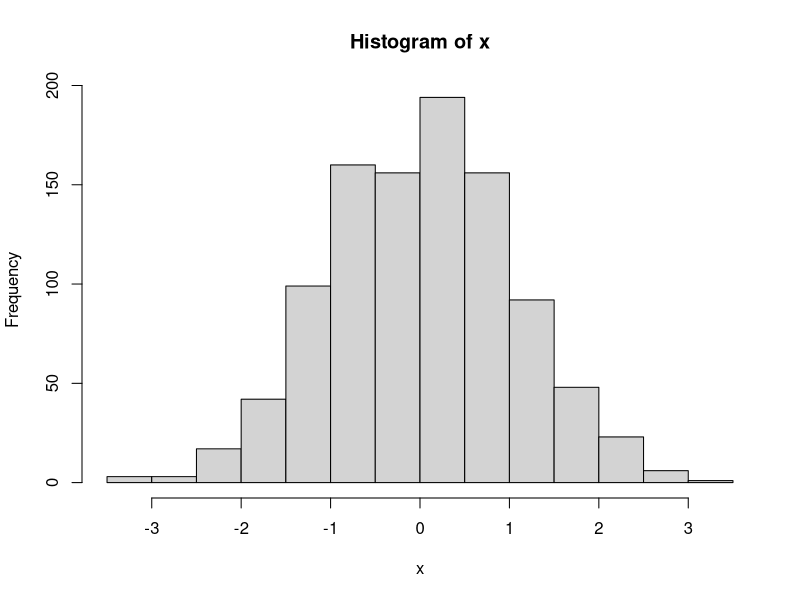
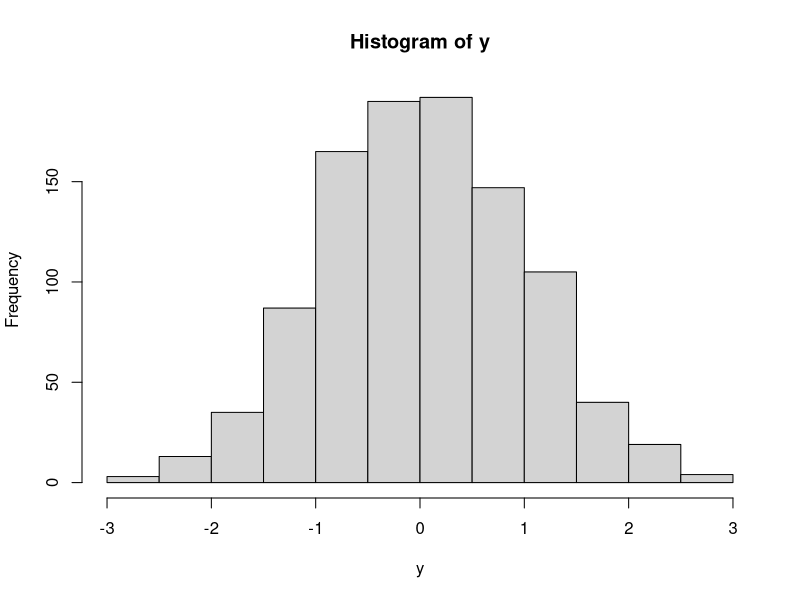
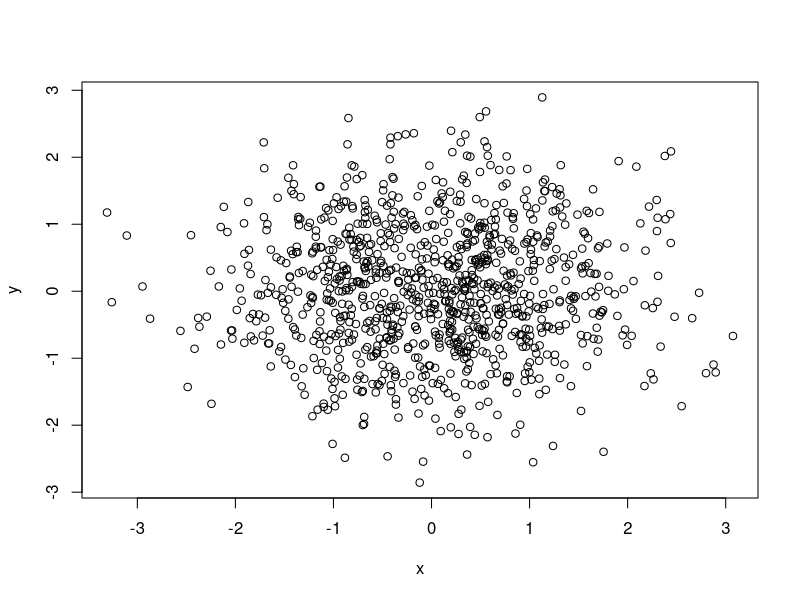
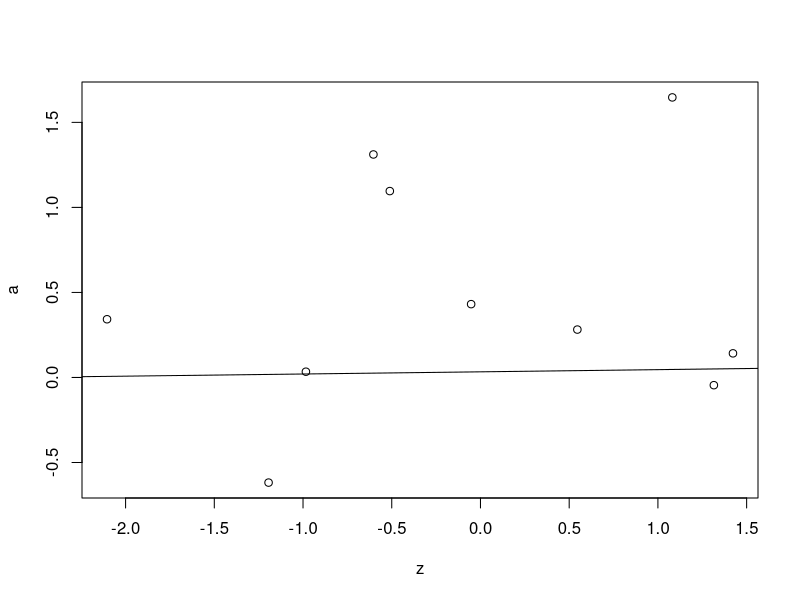
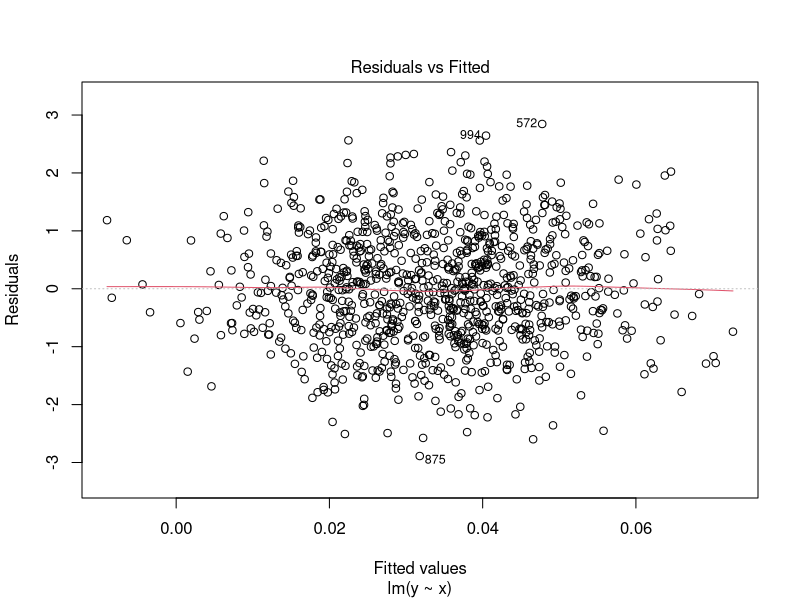
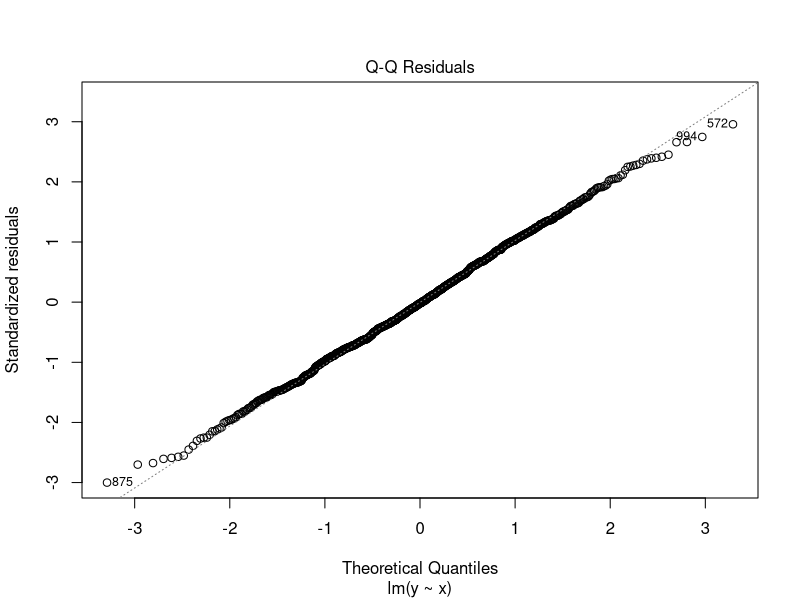
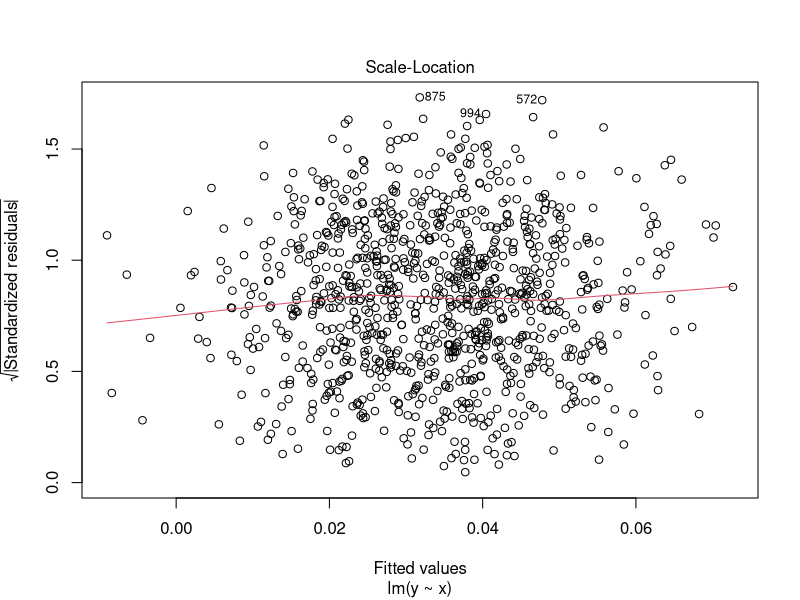
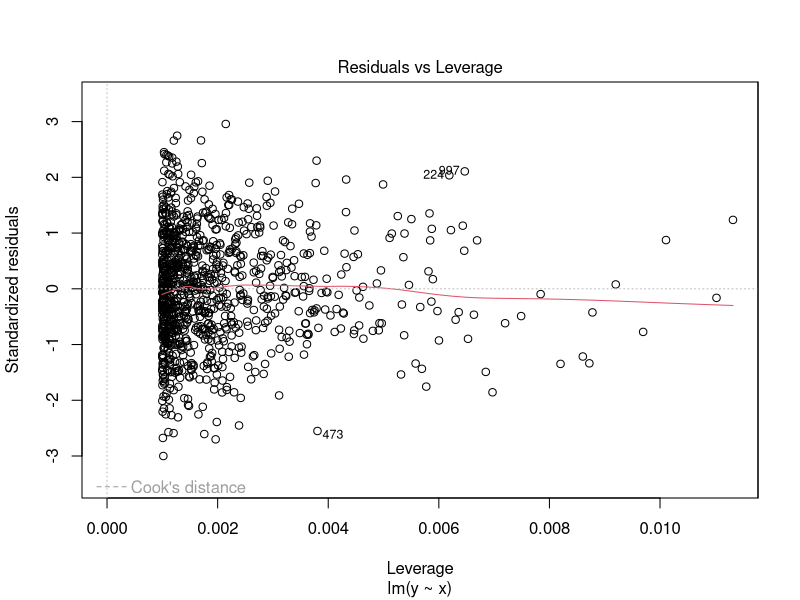

These figures' R source, in order: (Note: this script raises an error after producing the figures.)
#######SCRIPT 2 FOR SOFTWARE TOOLS----

#Introduction to RStudio and R Data Structures (Part 2)

#Purpose: This script is designed to help us walk through the basics of using RStudio. RStudio is a friendly yet powerful software for conducting analyses in R and also has tools to facilitate software development. We will also go over 4 fundamental data object classes in R. Understanding data structures is essential for being able to use R. Many functions only operate on selected types of data, and understanding the structure of data will help us to avoid errors.

#Tip: If you've not done so already, please be sure first to review the uploaded script and example answers to the coding challenges for script #1, posted under class 1 on CourseLink.

#Tip: Please let me know in class if you have trouble seeing due to font size, and I will adjust.

#Tip: For beginning programmers, please don't worry if you find coding challenge #4 too difficult to solve immediately. We will get to many of those functions and options over time. Many of our example scripts will include a more advanced challenge as our class consists of learners who are coming in with various levels of experience. 

#Today, we will start using RStudio, which is an IDE (Integrated Development Environment) for R. I've posted the RStudio "cheat sheet" to CourseLink so that you may explore other features. However, we can productively get started by using a few key features of the software.

#For your reference again, here is the link to the formal language definition:
#https://cran.r-project.org/doc/manuals/R-lang.html
#Definitions provided in this script are from this resource.

###Part 1 - Introduction to Working in RStudio----

#Set RStudio to wrap commenting. Tools -> Global Options -> Code -> Soft-wrap R source files. This will mean you will be able to read the comments, without them running off the right side of the script display window.

#Also, notice that you can click on the arrows on the left that are beside the section headers. You can collapse and expand each section of the script, making it easier to navigate and to focus on one section at a time. You can use this formatting in your own scripts too. You need to add four or more dashes at the end of line to designate it as a header.

#While getting used to RStudio, we are going to work with some simple functions and commands and build upon class 1.
#4 panes or windows: script editor, console, environment, display window (e.g. for plots and documentation)
#In the script editor, use # to indicate comments
#We type our script in the script editor and send it to the console using Ctrl-Enter. I suggest to get used to using common keyboard shortcuts. You can put your cursor anywhere on a line and send it to the console. You can also highlight multiple lines and run or even select all (using control-A) and run the entire script. Lines of commenting will be skipped over.

#Let's try running a few lines of code similar to the class 1 script. What are we doing here? Predict what this line will do before you run it.
y <- c(1:10)
y
z <- 1:10
z

#YOUR TURN: Create a vector of integers from 1 to 20 and assign your data to a vector named my.vector

my.vector <- 1:20
my.vector

#See V2 for example answers.

#What do you notice about the colour of the comments vs. the code? I find the colour difference helpful for working with scripts.

#RStudio helps with finding errors. Try leaving out the closing parenthesis and see what happens.
#Uncomment (i.e. remove the #) and try the below
y <- c(1:10) #added comma here because it was missing! Rest of the code shows that I am missing a bracket if I do not resolve this issue.

#See the red symbol that appears to the left? pretty helpful. What was missing? Yes, the closing parenthesis.
y <- c(1:10)
y

#Also, check out how RStudio helps you keep track of parenthesis pairs by scrolling through this line and also writing your own line that is similar.
z <- c((3:10), (y + 2))

#Predict what the above line will do before you uncomment and run the below (i.e. remove the # and run the below line to check).
z

#Look in your global environment (typically, the pane to the upper right, although you can re-arrange your view). What do you see? RStudio will help you to keep track of your objects. Note these are in working memory. In other lessons, we will also see how to write data to hard disk.

#To remove one object:
rm(y)
rm(z)

#Or, remove two:
rm(y, z)

#You can also use the sweep symbol in your environment pane if you want to clear out everything with your mouse. For a larger script that you want to be reproducible, rather than interactive, code in the removal of your objects. You can remove individual objects or a subset or all. To remove all:
rm(list = ls())

#Now, let's create some data. It is very helpful to be able to create data quickly to work with. Additionally, at some point, you may wish to generate data from various statistical distributions for real investigations (e.g. you might wish to compare real data to a null distribution). R has many different distributions available (e.g. random, uniform, poisson, etc.), but we will use just one for today.
x <- rnorm(1000)
y <- rnorm(1000)

#See x
x

#See the top of x
head(x)

#See the end portion of x
tail(x)

#See how many elements are in x
length(x)

#What does rnorm() do? As always, check out the documentation. What are the defaults for this function?
?rnorm

#YOUR TURN: generate 100 numbers under a random normal distribution, with a mean of 10 and standard deviation of 5. Assign your result to a vector called my.rnorm
my.rnorm <- rnorm(100, mean = 10, sd = 5)


#See V2 for example answer.

#Let's learn how to use some more simple, yet commonly used, functions for mathematics. Check out the mean, median, and standard deviation of your results.
mean(my.rnorm)
median(my.rnorm)
sd(my.rnorm)
max(my.rnorm)
min(my.rnorm)

#What do you think these functions do? See! There are many useful functions in R with simple, intuitive names that are easy to remember.

#Do the answers you are getting look reasonable? On your own, have a look at the documentation for these functions.

#R can generate data under various distributions. This can be very helpful for generating null models to compare against real, observed data or for generating random numbers to help you with experimental design. Some other examples of distributions you can sample from: random uniform using the function runif(), random numbers under a poisson distribution using rpois(), binomial distribution using rbinom(), exponential distribution using rexp(), etc. Remember that R has its origins in statistical computing and has a lot of functionality in stats, although it's now used for many types of analyses and visualizations.

#Now, let's create and view some simple figures in the lower-right window. Later we will see ways to customize figures and create more visually appealing figures using the ggplot package. hist() is used to build a frequency distribution of values, a histogram, while plot is used when you have two variables to plot.
hist(x)
hist(y)
plot(x, y)

#On your own: How do our plots look if we generate just 10 values?
z <- rnorm(10)
a <- rnorm(10)

plot(z,a)

#let's build a linear model, summarize the model, and plot the regression line.

#We are creating a linear model and assigning it to the name model. We are using the function lm() to fit the model. The response variable (or "dependent variable") comes first, here y. This is followed by the tilde, i.e. ~. The predictor variable (or "independent variable") come after the tilde. (There can be multiple predictor variables in the case of multiple regression, but for now we will use just one predictor variable.)
model <- lm(y ~ x)

#Do we expect a significant trend? Why or why not?

#ANSWER: No, we do not expect a significant trend. We generated x and y independently under the random normal distribution, with no association between them.

#Let's see. Summarizing the model:
summary(model)

#adding the regression line for the model to the plot.
abline(model)

#Is there a significant trend? What do we find in the model summary and in the plot?

#Now let's view the model diagnostic plots
plot(model)

#Note you then need to hit enter multiple times within the console window in order to scroll through the plots.
#What are we looking for? We want to see if our model assumptions are plausible. Is a linear model suitable for these data?
#Please review from your prior stats course(s) the meaning of these plots and regression assumptions. I suggest that the following online tutorial is helpful for understanding diagnostic plots for linear models:
#https://data.library.virginia.edu/diagnostic-plots/

#Help will also show up in the lower right window. Try looking at the help and check out the default arguments.
?plot()

###Part 2 - Matrices and Coding Challenge!----

#Remember that you can work in small groups if you wish to write code to perform the below tasks. Or, you could complete this individually and then compare with your peers and with the posted example answers. I will typically post example answers within a few days, but please do remind me if I ever forget!

#Generate the integers from 1 to 100 and assign to a vector named hundred.
hundred <- 1:100

#Show the contents of hundred on the screen
hundred

#Check out the documentation for the function called matrix()
?matrix()

#Take the contents of hundred and place into a 10 X 10 matrix called ten.by.ten
ten.by.ten <- matrix(data = hundred, nrow = 10, ncol = 10)

#Check out the contents of ten.by.ten on the screen
ten.by.ten

#Indexing is used very frequently for analyzing subsets of data. Here are examples of indexing by position for matrices... 

#We can access rows from matrices as follows:
ten.by.ten[2, ] #row 2
ten.by.ten[4, ] #row 4
ten.by.ten[1:4, ] #rows 1 through 4
ten.by.ten[c(1, 3, 5), ] #rows 1, 3, and 5

#Above, by putting nothing after the comma, this means we want all columns.

#We can pull out columns from matrices as follows:
ten.by.ten[, 2] #column 2
ten.by.ten[, 4] #column 4
ten.by.ten[, 1:4] #columns 1 through 4
ten.by.ten[, c(1, 3, 5)] #columns 1, 3, and 5

#By putting nothing before the comma, this means that we want all rows.

#We can also select one individual elements. This can be considered similar to selecting a single cell in an Excel sheet.
ten.by.ten[2, 3] #row 2, column 3
ten.by.ten[3, 5] #row 3, column 5

#Examples of selecting more than one element:
ten.by.ten[1:5, 1] #rows 1 through 5, column 1
ten.by.ten[1, 1:5] #row 1, columns 1 through 5

#Rewrite your line for creating your matrix two ways: with vs. without naming the arguments. (What do you remember about specifying the arguments and argument order? Tip: You don't have to name the argument if you will use them in the default order. However, I recommend to name your arguments when you are using a function that takes lots of optional arguments, so that everything goes as planned. Also, naming your arguments makes your code explicit and increases its future utility.)
matrix.test <- matrix(hundred, 10, 10)

#Are they the same?
all.equal(ten.by.ten, matrix.test)

#Now, depending upon what we are doing, we may want to fill by row instead of column. The default for byrow = FALSE. Try again, setting byrow = TRUE. See how those two options differ.
matrix.test2 <- matrix(data = hundred, nrow = 10, ncol = 10, byrow = TRUE)
matrix.test2

#Create your own example of using the sample() function.
?sample()
my_sample <- sample(200, 100)
my_sample
#Code it out!

#Also, here are 3 specific examples to try, plus a more advanced challenge:

#Example #1: In your hypothetical study of environmental DNA (eDNA), there are 200 potential ponds you could include. You can have numbered the ponds 1-200. The scope of your study is to sample 40 of them. Pick 40 of 200 ponds randomly using R.
ponds <- sample(x = 1:200, size = 40)
ponds
length(ponds)

#Tip: When sampling or generating random numbers, if you want your script to be completely reproducible, you can use set.seed() first. First, try generating several sets of samples without doing that. Then, try set.seed() and do it again.

ponds_2 <- sample(x = 300, size = 23)
ponds_2

set.seed(45)
ponds_2 <- sample(x = 1:200, size = 40)
ponds_2


#See V2 for example answers.

#Example #2: In this hypothetical example, you have 10 friends but only 5 extra cookies. Create a vector containing the names of your friends. Tip: You should be creating an atomic vector of data mode character. Randomly pick 5 to whom you will deliver a cookie. (The remainder would presumably receive a cookie next week!)
vc_friends <- c("sabrina", "farah", "sharon", "eva", "rebekah", "jimmy", "brandon", "remi", "liona", "laura")
who_gets_a_cookie <- sample(vc_friends, 5)
who_gets_a_cookie

#See V2 for example answer.

#Example #3 (hardest). Imagine you have collected Trichoptera (caddisflies) larvae from your ponds. Caddisflies are important organisms for biomonitoring of freshwater quality and ecosytem health, due to their sensitivity to pollution. From each pond, you collected 100 caddisflies, which you will number 1 through 100. From each of your 40 ponds, you will randomly choose 30 of the 100 caddisflies for DNA sequencing. You can build up to this by doing the different components in different steps, but then also try to do this in ONE line of code. Tip: check out the function replicate(). Tip: Note that you can nest functions inside other functions. See examples at the bottom of documentation.

#My multi-step answer:
ponds <- (1:40)

for (i in ponds) {
  fly_seq <- sample(x = 100, size = 30, replace = FALSE)
  print(fly_seq)
}

#Answer with replicate(): 
options(max.print = 4000)
replicate(40, sample(x = 100, size = 30, replace = FALSE))

#See V2 for example answer

# creating Objects as arguments for the list function
a = c(1, 2, 3, 4, 5)
b = c("A", "B", "C", "D", "E")
c = c("A", "B", "c", "1", "2")

# implementing the list() function 
list(a, b, c)

?list()

#Check out class and dimensions of that object.
class(a)
dim(a)
max(a)
min(a)
mean(a)

#TIP: See V2 for tips on using viewer.

#Challenge #4 and friendly competition! Come up with as many (reasonable) ways as possible to solve example 3. In R, there are many ways to do the same thing! Sometimes, different solutions are a matter of personal preference. Sometimes, there are better and worse ways to do things (e.g. considering ease of reading the code and computational time).

#1: for loop
ponds <- (1:40)

for (i in ponds) {
  fly_seq <- sample(x = 100, size = 30, replace = FALSE)
  print(fly_seq)
}

#2: replicate()
options(max.print = 4000)
replicate(40, sample(x = 100, size = 30, replace = FALSE))

#3: while loop
count <- 0
while (count >= 0 & count < 40) {
  count <- count + 1
  fly_seq <- sample(x = 100, size = 30, replace = FALSE)
  print(count)
  print(fly_seq)
}

#I will put example answers to challenge #4 in a separate script, so that this script doesn't get too long. Everyone: Feel free to have a look once you are comfortable with this script.

#Code out these examples, and then create your own example that is relevant for your own life or for research you wish to pursue!

#As a review, here is a very brief post about the main data structures in R. It is often helpful to review similar information in different ways to help us to solidify our understanding of the most important concepts.
#https://jamesmccaffrey.wordpress.com/2016/05/02/r-language-vectors-vs-arrays-vs-lists-vs-matrices-vs-data-frames/


###Part 3 - Common Object Classes: Atomic Vector, Matrix, and List----

#We will review a few concepts from last time and expand our toolkit of object classes. By the end of the lesson you should be able to explain the difference between a vector and a list and a matrix and a dataframe.

#Revisiting object class definitions. Vectors are "contiguous cells containing data". An atomic vector contains one type of element. You can play around.

vect.numb <- c(1, 8, 12, 15, 18)
vect.numb
class(vect.numb)

vect.char <- c("Analysis", "in", "R", "is", "fun")
vect.char
class(vect.char)

vect.mixed <- c(1, 3, 5, "analysis", "fun")
vect.mixed
class(vect.mixed)

#What class did R determine as the class for this vector? Character. Note that numerical data can be treated as character. See data types and their hierarchy in the base R cheat sheet.

#Indexing allows us to pull out selected data elements. Note that we use square brackets for this. For example, check out:
vect.char[1]
vect.char[2]
vect.mixed[3]
vect.mixed[c(1, 3)]

#Now, enter numeric data but use the function list(). So, note that "a list" is a data object of the class list, but the function list() is a function that creates a list! A list is a generic vector. It can still be considered a linear data object. It may (but doesn't have to) contain more than one type of element.

listA <- list(1, 45, 3, 5, 9)
listA #How do the data look on the screen compared to a vector?
#it shoes you the order of the values / index of the list
class(listA) #What do you notice? what class of data object is returned?
#list is it's own data object, whereas vectors hold elements of the same object class.
# Q: DOES THIS MEAN THAT VECTORS CAN HOLD LISTS? <- NO BECAUSE THEY CAN ONLY HOLD ATOMIC ELEMENTS


#What does the function list do?
?list()
#"Functions to construct, coerce and check for both kinds of R lists." (from help)

#What is a list? "generic vector". It is a more general class of data object. The elements in a list could each be a matrix, for example. Thus, a list can contain hierarchical data and can also contain different types of data. Because lists can house hierarchical data, indexing can be a little more complex for lists than atomic vectors or matrices, for example, but we will get there in due course.

#It is always important to check what class of object you have. Many functions only act upon a specific class of object. Objects can be converted from one form into another, if compatible. For example:
mylist <- as.list(vect.char)
mylist
class(mylist)

#Lists are an extremely useful data object class in R! We will be returning to lists in future lessons and learn how to conduct indexing using lists and hierarchical data structures.

#Now moving on to rectangular data objects. This is a very familiar type (think an Excel sheet, which contains rows and columns). Here, we are repeating code similar to that from part 2 above.

#Using the function matrix(), we will create a new object, of the class matrix. A matrix is a two-dimensional rectangular data object which should contain one type of element. We will do this by sampling from the vector called students. Our matrix will have 5 rows. Note that I didn't specify the "size" argument as I want to include ALL of the students in a group. By reading across the rows, we will see which hypothetical students are assigned to which groups.
students <- c("Xin", "Jane", "Emma", "Maria", "Joe", "Kim", "Bev", "Li", "Sal", "Francois", "Marie", "Jen", "Vic", "Ang", "Jose", "Len", "Viv", "Don", "Kev", "Rick")
length(students)
groups1 <- matrix(sample(x = students), nrow = 5)
groups1
class(groups1)

#Think: In this case, would we want to sample with or without replacement? See V2 for answer.
#without, because you don't want to add the same people to multiple groups

#Reminder about viewing the help.
?matrix

#We can add arguments if we want to when using the matrix() function. In this case we will specify the argument dimnames to add names for the rows and columns.
groups2 <- matrix(sample(x = students), nrow = 5, dimnames = list(c("group.Awesome", "group.Brave", "group.Clever", "group.Diligent", "group.Enthusiastic"), c("Col1", "Col2", "Col3", "Col4")))
groups2

#Why CAN'T we do below? i.e. Why can't we use c() rather than list()? What does c() do? Would it preserve the dimensions? Try this. Note we are expecting an error so that you can see what happens. So, uncomment and try to run the below.

groups2 <- matrix(sample(students), nrow = 5, dimnames = c(c("group.Awesome", "group.Brave", "group.Clever", "group.Diligent", "group.Enthusiastic"), c("Col1", "Col2", "Col3", "Col4")))

#Try to explain why we can't do this. WHY do we get an error? Would we want all of our column and row names in one vector?
#c() creates a vector, whereas list() creates a list (that can hold multiple dimensions, like both the names of the rows and the columns). We want both the column and row names in one vector so that we can translate this list back into a matrix if needed, and reproduce our work.

#To follow the above code, read from the inside out. Start with the most nested set of parentheses. The function c(), or concatenate, is used to create two vectors, one for row names and one for column names. The function c() is a "generic function which combines its arguments" (from the help). "The default method combines its arguments to form a vector" (from the help). These vectors are then combined into a list object using the function list(). The list contains two elements, each of which is a vector (one for row names and one for column names). So, we need to use list(). 

#Tip: Try placing the parentheses in different places and see what happens. Parenthesis placement is very important and always needs to be in pairs! Try playing with vectors vs. lists.

#Now, let's look at our new and improved matrix.
groups2

#Much better! We will next use data generated by the class to demonstrate dataframes.

###Part 4 - Dataframe and Our Class's Background in R----

#In class - check time.

#The last type of data object we will look at today is a dataframe. A dataframe is like a matrix in that it is a rectangular data object. However, it can contain more than one type of element. It is one of the most common types of data object classes that we will work with.

#Typically, samples are in rows, and variables are in columns. Each column should contain just one type of data (numerical, character, categorical, etc.) to facilitate analysis. That is called "tidy data", and we will discuss that idea further in a future class.

#First, we will create a vector using familiar code, using data generated by and about the class. (These numbers now updated for 2021 class from Quiz Zero.)
background <- c(10, 17, 3, 1)
?names()
names(background) <- c("Beginner", "Novice", "Intermediate", "Advanced")
background
class(background)

?names

#For fun, let's make a pie chart.
pie(background)

#You can change the colours if you want, in various ways.
pie(background, col = rainbow(length(background)))

#Notice that the above is more general than the following, which also works.
pie(background, col = rainbow(4))

#Tip: In general, it is wise to make our code more general. We want to build code that can be easily rerun if the data change. Often, we will run the analysis many times as we develop a project and also as we add data.

?pie() #See the note about pie charts being less reliable to interpret visually than dot plots or bar charts.

#Now, let's create a data frame instead. This is a rectangular data object. Here, "level" will be treated as data (i.e. have its own column). For analysis purposes, that is generally preferable to using the names attribute (like a label "outside" the data).
df <- data.frame(c("Beginner", "Novice", "Intermediate", "Advanced"), c(9, 17, 3, 1), stringsAsFactors = TRUE)
df
names(df) <- c("Level", "No.Students")
df
class(df)

#Click on "df" in your environment window. See the dataframe using the tab next to your script in the script editor. This is very handy to be able to view the data in this way.

plot(df, xlab = "Level", ylab = "Number of students")

?plot()

#Note: We will learn how to make much nicer-looking figures with ggplot2 soon.

#Have a look at the $ operator. Separates the name of the data frame from the name of the variable. We can look at specific variables in a dataframe this way.
class(df)
class(df$Level)
class(df$No.Students)

#What is the class of each of the variables in our dataframe df?
#Level is a factor
#No.Students is numeric

#Parting note: ls() is very different from list()
ls()
#What does this do?
#ls() lists all the values in the environment
?ls()



#This was a brief overview... We will work with dataframes much more and become comfortable with them over the next few classes.


#Before next class, please install needed packages.
#If you don't have the below packages, you would uncomment (i.e. remove the # symbol) and run the following lines
install.packages("tidyverse")
install.packages("vegan")
install.packages("iNEXT")
